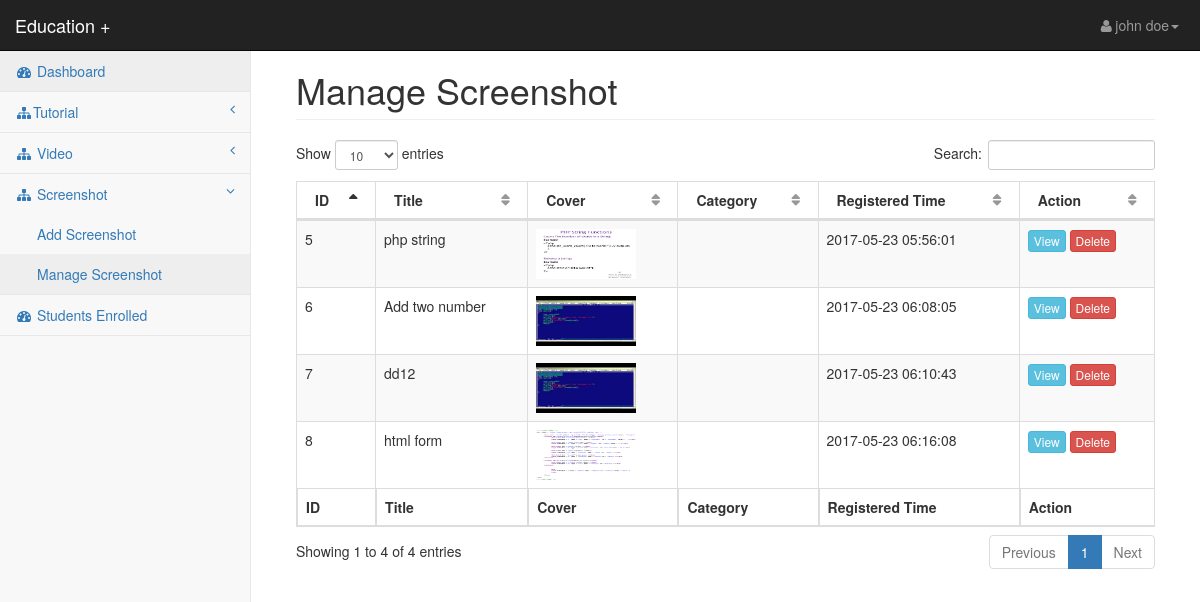
The app's page /StudyPlus/expert/manage_screenshot.php (signed in) with its own data.
### tables this page shows
CREATE TABLE `screenshot` (
  `screenshot_id` int(100) NOT NULL,
  `screenshot_title` varchar(50) NOT NULL,
  `screenshot_uploadcover` varchar(50) NOT NULL,
  `screenshot_category` varchar(50) NOT NULL,
  `screenshot_uploaded_by` varchar(100) NOT NULL,
  `time` timestamp NOT NULL DEFAULT CURRENT_TIMESTAMP ON UPDATE CURRENT_TIMESTAMP
);

### StudyPlus/expert/manage_screenshot.php (the view, shortened to what this page needs)
<?php require "header_files.php"; ?>
<body>
<div id="wrapper">
    <?php require "menu.php"; ?>
    <div id="page-wrapper">
        <div class="container-fluid">
            <div class="row">
                <div class="col-lg-12">
                    <h1 class="page-header">Manage Screenshot</h1>
                </div>
            </div>
			<table id="managescreenshot" class="table table-bordered table-striped">
				<thead>
					<tr>
						<th>ID</th>
						<th>Title</th>
						<th>Cover</th>
						<th>Category</th>
						<th>Registered Time</th>
						<th>Action</th>
					</tr>
				</thead>
				<tfoot>
					<tr>
						<th>ID</th>
						<th>Title</th>
						<th>Cover</th>
						<th>Category</th>
						<th>Registered Time</th>
						<th>Action</th>
					</tr>
				</tfoot>
				<tbody>
					<?php
					$id=$_SESSION['e_id'];
					$q="select * from screenshot where screenshot_uploaded_by='$id'";
					$chk=$conn->query($q);
					while($r=$chk->fetch_assoc())
					{
					?>
					<tr>
						<td><?php echo $r['screenshot_id']; ?></td>
						<td><?php echo $r['screenshot_title']; ?></td>
						<td><img src="../admin/screenshot_cover/<?php echo $r['screenshot_uploadcover']; ?>" height='50px' width='100px'></td>
						<td><?php echo $r['screenshot_category']; ?></td>
						<td><?php echo $r['time']; ?></td>
						<td>
							<a href="view_screenshot.php?z=<?php echo $r['screenshot_id'];?>" class="btn btn-xs btn-info">View</a>
							<a href="delete_screenshot.php?z=<?php echo $r['screenshot_id'];?>" class="btn btn-xs btn-danger">Delete</a>
						</td>
					</tr>
					<?php
					}
					?>
				</tbody>
			</table>
        </div>
    </div>
</div>
</body>
</html>

### StudyPlus/expert/css/startmin.css (style rules this page uses)
body { background-color: #f8f8f8; }
#wrapper { width: 100%; }
#page-wrapper { padding: 30px 15px 0 15px; min-height: 568px; background-color: #fff; }
@media (min-width:768px) { #page-wrapper { position: inherit; margin-left: 250px; padding: 30px 30px 0 30px; border-left: 1px solid #e7e7e7; } }
table.dataTable thead .sorting, table.dataTable thead .sorting_asc, table.dataTable thead .sorting_desc, table.dataTable thead .sorting_asc_disabled, table.dataTable thead .sorting_desc_disabled { background: 0 0; }
table.dataTable thead .sorting_asc:after { content: "\f0de"; float: right; font-family: fontawesome; }
table.dataTable thead .sorting:after { content: "\f0dc"; float: right; font-family: fontawesome; color: rgba(50,50,50,.5); }

### records on screen
screenshot: screenshot_id "5", screenshot_title "php string", screenshot_uploadcover (picture), time "2017-05-23 05:56:01"
screenshot: screenshot_id "6", screenshot_title "Add two number", screenshot_uploadcover (placeholder picture), time "2017-05-23 06:08:05"
screenshot: screenshot_id "7", screenshot_title "dd12", screenshot_uploadcover (placeholder picture), time "2017-05-23 06:10:43"
screenshot: screenshot_id "8", screenshot_title "html form", screenshot_uploadcover (picture), time "2017-05-23 06:16:08"

### other values on screen
$_SESSION['e_name'] "john doe"
